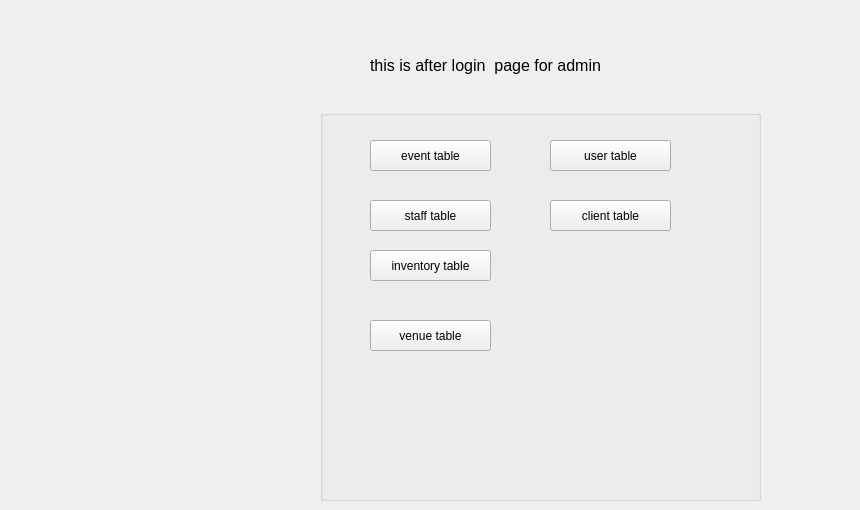
    <widget class="QWidget" name="afterloginforADMIN">
     <widget class="QGroupBox" name="groupBox_4">
      <property name="geometry">
       <rect>
        <x>320</x>
        <y>110</y>
        <width>441</width>
        <height>391</height>
       </rect>
      </property>
      <property name="title">
       <string/>
      </property>
      <widget class="QPushButton" name="admin_login_eventbutton">
       <property name="geometry">
        <rect>
         <x>50</x>
         <y>30</y>
         <width>121</width>
         <height>31</height>
        </rect>
       </property>
       <property name="text">
        <string>event table</string>
       </property>
      </widget>
      <widget class="QPushButton" name="admin_login_staffbutton">
       <property name="geometry">
        <rect>
         <x>50</x>
         <y>90</y>
         <width>121</width>
         <height>31</height>
        </rect>
       </property>
       <property name="text">
        <string>staff table</string>
       </property>
      </widget>
      <widget class="QPushButton" name="admin_login_inventorybutton">
       <property name="geometry">
        <rect>
         <x>50</x>
         <y>140</y>
         <width>121</width>
         <height>31</height>
        </rect>
       </property>
       <property name="text">
        <string>inventory table</string>
       </property>
      </widget>
      <widget class="QPushButton" name="admin_login_venuebutton">
       <property name="geometry">
        <rect>
         <x>50</x>
         <y>210</y>
         <width>121</width>
         <height>31</height>
        </rect>
       </property>
       <property name="text">
        <string>venue table</string>
       </property>
      </widget>
      <widget class="QPushButton" name="admin_login_userbutton">
       <property name="geometry">
        <rect>
         <x>230</x>
         <y>30</y>
         <width>121</width>
         <height>31</height>
        </rect>
       </property>
       <property name="text">
        <string>user table</string>
       </property>
      </widget>
      <widget class="QPushButton" name="admin_login_clientbutton">
       <property name="geometry">
        <rect>
         <x>230</x>
         <y>90</y>
         <width>121</width>
         <height>31</height>
        </rect>
       </property>
       <property name="text">
        <string>client table</string>
       </property>
      </widget>
     </widget>
     <widget class="QLabel" name="label_6">
      <property name="geometry">
       <rect>
        <x>370</x>
        <y>50</y>
        <width>481</width>
        <height>31</height>
       </rect>
      </property>
      <property name="font">
       <font>
        <pointsize>12</pointsize>
       </font>
      </property>
      <property name="text">
       <string>this is after login  page for admin</string>
      </property>
     </widget>
    </widget>
